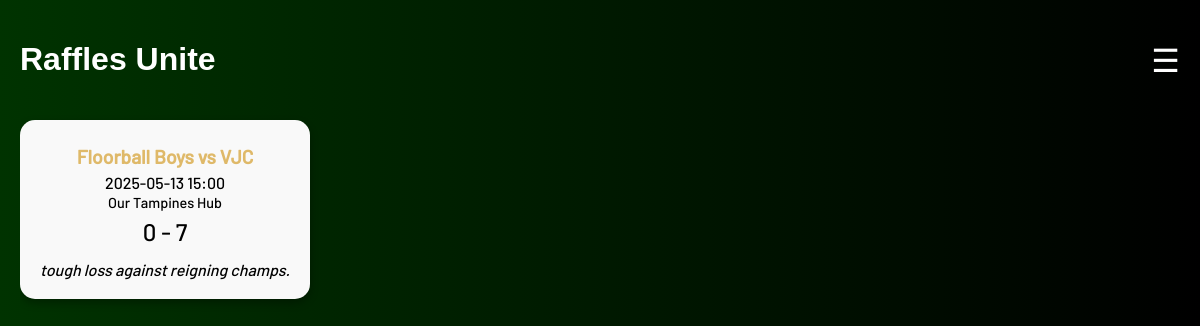
Page /cca/1b on the earlier database version.
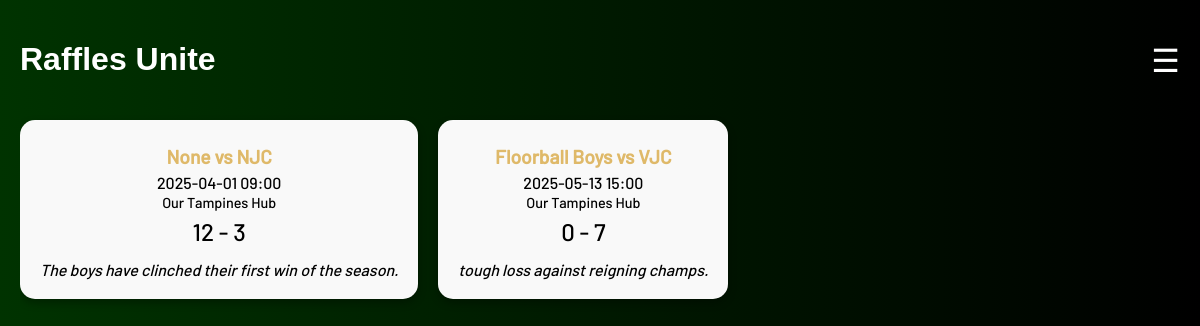
Same page on the later database version.
### tables this page shows
CREATE TABLE "Posts" (
	"ccaid"	TEXT,
	"postid"	TEXT,
	"ccaname"	TEXT,
	"opp"	TEXT,
	"date"	TEXT,
	"time"	TEXT,
	"venue"	TEXT,
	"riscore"	INTEGER,
	"opscore"	INTEGER,
	"result"	TEXT,
	"vid"	TEXT,
	"caption"	TEXT,
	PRIMARY KEY("postid"),
	FOREIGN KEY("ccaid") REFERENCES "Accounts"("ccaid")
);

### app.py (the view)
@app.route('/cca/<ccaid>')
def cca_page(ccaid):
    posts = get_post_by_ccaid(ccaid)
    return render_template('cca.html', posts=posts)

### db.py (called while the page is built)
def get_post_by_ccaid(ccaid):#returns posts by a cca
    conn = sqlite3.connect("unite.db")
    cursor = conn.cursor()
    cursor.execute("""
        SELECT ccaname, opp, date, time, venue, riscore, opscore, vid, caption
        FROM Posts
        WHERE ccaid = ?
        ORDER BY date ASC, time ASC
    """, (ccaid,))
    posts = cursor.fetchall()
    conn.close()
    return posts

### templates/cca.html (shortened to what this page needs)
<!DOCTYPE html>
<html lang="en">
<head>
    <link rel="stylesheet" href="{{ url_for('static', filename='styles.css') }}">
</head>
<body>
    <div class="header">
        <h1>Raffles Unite</h1>
        <div class="dropdown">
            <div class="dropdown-button">☰</div>
        </div>
    </div>
    <div class="scroll-container">
        {% for game in posts %}
            <div class="card">
                <div class="matchup">{{ game[0] }} vs {{ game[1] }}</div>
                <div>{{ game[2] }} {{ game[3] }}</div>
                <div class="venue">{{ game[4] }}</div>
                <div class="score">{{ game[5] }} - {{ game[6] }}</div>
                {% if game[8] %}
                    <div style="margin-top: 10px;"><em>{{ game[8] }}</em></div>
                {% endif %}
            </div>
        {% endfor %}
    </div>
</body>
</html>

### static/styles.css (style rules this page uses)
body { font-family: 'Barlow', sans-serif; background: linear-gradient(to right, #003300, #000000); color: white; margin: 0; padding: 20px; }
h1 { font-family: 'Glacial Indifference', sans-serif; font-size: 2em; }
.header { display: flex; justify-content: space-between; align-items: center; }
.dropdown { position: relative; display: inline-block; }
.dropdown-button { font-size: 2em; cursor: pointer; }
.scroll-container { display: flex; overflow-x: auto; padding: 20px 0; gap: 20px; }
.card { min-width: 250px; min-height: 180; background-color: #f9f9f9; color: black; border-radius: 15px; padding: 20px; flex-shrink: 0; box-shadow: 0 4px 8px rgba(0,0,0,0.3); text-align: center; }
.card .matchup { font-weight: bold; color: #dfb969; font-size: larger; padding: 5px; }
.card .venue { font-size: 0.9em; padding: 2px; }
.card .score { font-size: x-large; padding: 4px; }

Differences in the rows shown:
added Posts: game "None", opp "NJC", date "2025-04-01", time "09:00", venue "Our Tampines Hub", riscore "12", opscore "3", caption "The boys have clinched their first win of the season."
